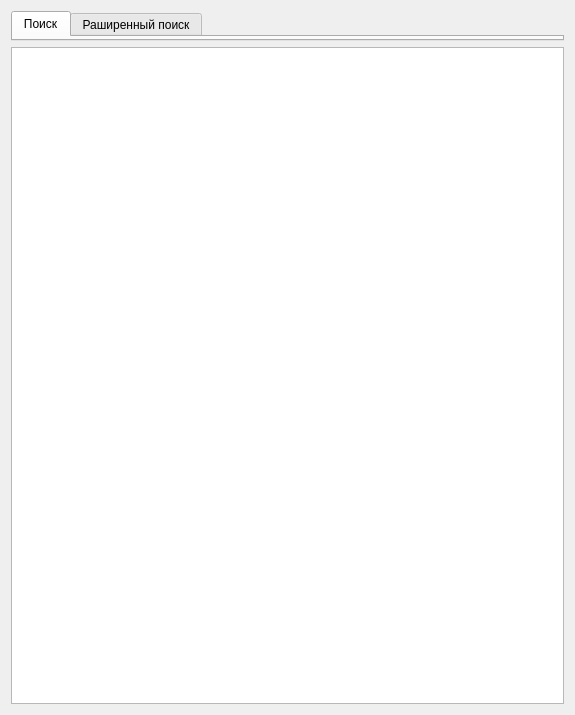
<?xml version="1.0" encoding="UTF-8"?>
<ui version="4.0">
 <class>Widget</class>
 <widget class="QWidget" name="Widget">
  <property name="geometry">
   <rect>
    <x>0</x>
    <y>0</y>
    <width>575</width>
    <height>715</height>
   </rect>
  </property>
  <property name="windowTitle">
   <string>Библиотечная ИС</string>
  </property>
  <property name="windowIcon">
   <iconset resource="../Resources/resources.qrc">
    <normaloff>:/icons/ico_title</normaloff>:/icons/ico_title</iconset>
  </property>
  <layout class="QVBoxLayout" name="verticalLayout">
   <item>
    <widget class="QTabWidget" name="tabWidget">
     <property name="sizePolicy">
      <sizepolicy hsizetype="Expanding" vsizetype="Preferred">
       <horstretch>0</horstretch>
       <verstretch>0</verstretch>
      </sizepolicy>
     </property>
     <property name="styleSheet">
      <string notr="true"/>
     </property>
     <property name="currentIndex">
      <number>0</number>
     </property>
     <widget class="QWidget" name="tab">
      <attribute name="title">
       <string>Поиск</string>
      </attribute>
     </widget>
     <widget class="QWidget" name="tab_2">
      <attribute name="title">
       <string>Раширенный поиск</string>
      </attribute>
     </widget>
    </widget>
   </item>
   <item>
    <widget class="QTableView" name="tableView">
     <property name="sizePolicy">
      <sizepolicy hsizetype="Expanding" vsizetype="Expanding">
       <horstretch>0</horstretch>
       <verstretch>1</verstretch>
      </sizepolicy>
     </property>
     <property name="editTriggers">
      <set>QAbstractItemView::NoEditTriggers</set>
     </property>
     <attribute name="horizontalHeaderStretchLastSection">
      <bool>true</bool>
     </attribute>
    </widget>
   </item>
  </layout>
 </widget>
 <resources>
  <include location="../Resources/resources.qrc"/>
 </resources>
 <connections/>
</ui>
